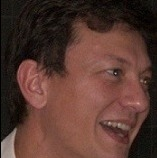
#> input picture Atividade2/vandao.jpg, 157 x 158 px
$ python main.py
#> lines starting #> are read from the running program, lines starting #| are printed output that depends on the picture
import cv2
import numpy as np
import math
import matplotlib.pyplot as plt
from matplotlib import colors
from matplotlib.ticker import PercentFormatter

class Imagem:
    def __init__(self, path, mode = None):
        self.path = path
        self.mode = mode

    def open(self):
        try:
            if(self.mode != None):
                self.imgArr = cv2.imread(self.path, self.mode)
                return self.imgArr

            self.imgArr = cv2.imread(self.path)
#> self.imgArr is the input picture: shape (158, 157, 3); mean B, G, R 48.5, 56.5, 87
            return self.imgArr
        except:
            print("Erro ao abrir arquivo de imagem.")
            return None

    def getChannelInGrey(self, channel):

        #check shape

#> called with channel = 0
        channels = [
            lambda : self.imgArr[:,:,2], #red
            lambda : self.imgArr[:,:,1], #green
            lambda : self.imgArr[:,:,0]  #blue
        ]

        if channel >= len(channels):
            return None

        return channels[channel]()
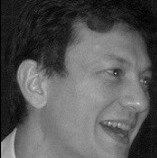
#> returned value: shape (158, 157); min 0, max 216, mean 87
#> call 2 of getChannelInGrey, with channel = 1
#> in getChannelInGrey (call 2), `return channels[channel]()`:
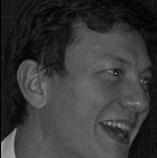
#> returned value: shape (158, 157); min 0, max 172, mean 56.5

    def getChannelInRGB(self, channel):
        #check shape

        img = self.imgArr.copy()

        if channel == 'red':
            img[:, :, 0] = 0
            img[:, :, 1] = 0
        elif channel == 'green':
            img[:, :, 0] = 0
            img[:, :, 2] = 0
        elif channel == 'blue':
            img[:, :, 1] = 0
            img[:, :, 2] = 0

        return img

    def calculateEqHist(self, pixels):
        histogram = np.zeros(256, dtype=int)

        for i in range(pixels.shape[0]):
            for j in range(pixels.shape[1]):
                histogram[pixels[i,j]] = histogram[pixels[i,j]] + 1
#> after the loop, histogram = 256 values, max 454 at index 26, min 0 at index 192, mean 96.9

        showHistogram(histogram)

        h_normalizado = np.zeros(256)

        n = pixels.shape[0] * pixels.shape[1] #n de pixels
#> n = 24806
        for i in range(256):
            h_normalizado[i] = histogram[i] / n
#> after the loop, h_normalizado = 256 values, max 0.0183 at index 26, min 0 at index 192, mean 0.00391

        acumulado = np.zeros(256)
        for i in range(256):
            if i == 0:
                acumulado[i] = h_normalizado[i]
            else:
                acumulado[i] = acumulado[i-1] + h_normalizado[i]
#> after the loop, acumulado = 256 values from 0.00145 to 1

        for i in range(pixels.shape[0]):
            for j in range(pixels.shape[1]):
                pixels[i,j] = round(255 * acumulado[pixels[i,j]])
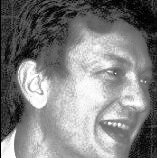
#> pixels: shape (158, 157); min 0, max 255, mean 128.7

        cv2.imshow("imagem", pixels)
        cv2.waitKey(0)

        #Visualizar histograma equalizado
        histogram = np.zeros(256, dtype=int)
        for i in range(pixels.shape[0]):
            for j in range(pixels.shape[1]):
                histogram[pixels[i,j]] = histogram[pixels[i,j]] + 1
#> after the loop, histogram = 256 values, max 454 at index 52, min 0 at index 7, mean 96.9

        showHistogram(histogram)

def showHistogram(histogram):
    plt.bar(range(0,256), histogram)
    plt.show()

def main():
    Im = Imagem("vandao.jpg")

    imagem = Im.open()

    # cv2.imshow("Imagem", imagem)
    # cv2.waitKey(0)

    pixelsR = Im.getChannelInGrey(0) # red
    pixelsG = Im.getChannelInGrey(1) # green
    pixelsB = Im.getChannelInGrey(2) # blue

    Im.calculateEqHist(pixelsR)
    Im.calculateEqHist(pixelsG)
#> after the loop in calculateEqHist (call 2), `for i in range(pixels.shape[0]):`: histogram = 256 values, max 504 at index 86, min 0 at index 164, mean 96.9
#> after the loop in calculateEqHist (call 2), `for i in range(256):`: h_normalizado = 256 values, max 0.0203 at index 86, min 0 at index 164, mean 0.00391
#> after the loop in calculateEqHist (call 2), `for i in range(256):`: acumulado = 256 values from 0.00609 to 1
#> after the loop in calculateEqHist (call 2), `for i in range(pixels.shape[0]):`:
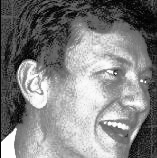
#> pixels: shape (158, 157); min 2, max 255, mean 129.1
#> after the loop in calculateEqHist (call 2), `for i in range(pixels.shape[0]):`: histogram = 256 values, max 504 at index 197, min 0 at index 0, mean 96.9
    Im.calculateEqHist(pixelsB)
#> after the loop in calculateEqHist (call 3), `for i in range(pixels.shape[0]):`: histogram = 256 values, max 569 at index 72, min 0 at index 156, mean 96.9
#> in showHistogram (call 5), `plt.show()`:
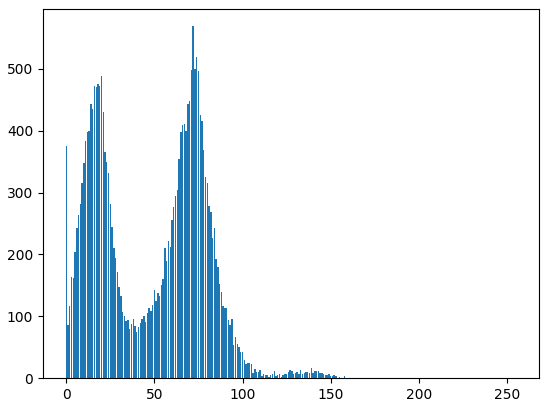
#> figure drawn by matplotlib, 1 panel; tallest bar 569 high, from x = 71.6 to 72.4
#> after the loop in calculateEqHist (call 3), `for i in range(256):`: h_normalizado = 256 values, max 0.0229 at index 72, min 0 at index 156, mean 0.00391
#> after the loop in calculateEqHist (call 3), `for i in range(256):`: acumulado = 256 values from 0.0151 to 1
#> after the loop in calculateEqHist (call 3), `for i in range(pixels.shape[0]):`:
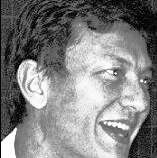
#> pixels: shape (158, 157); min 4, max 255, mean 129.1
#> after the loop in calculateEqHist (call 3), `for i in range(pixels.shape[0]):`: histogram = 256 values, max 569 at index 188, min 0 at index 0, mean 96.9
#> in showHistogram (call 6), `plt.show()`:
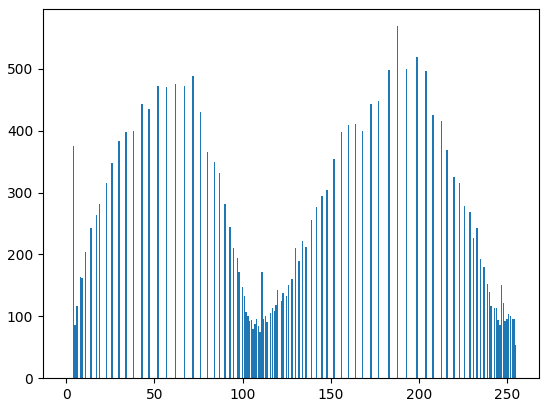
#> figure drawn by matplotlib, 1 panel; tallest bar 569 high, from x = 187.6 to 188.4

if(__name__ == "__main__"):
    print("ou")
    main()
